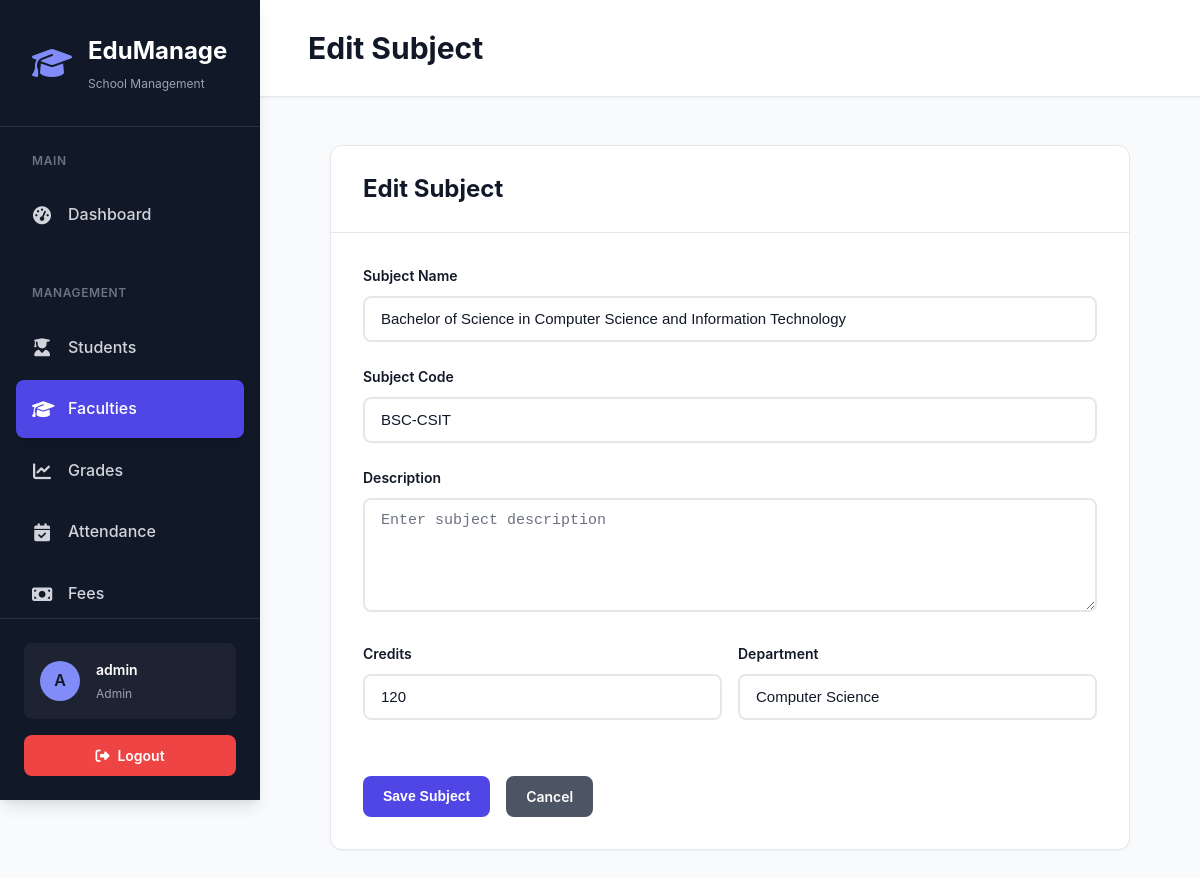
/subjects/1/edit (signed in), run on the app's committed database.
### models.py (models this page shows, shortened)
class User(UserMixin, db.Model):
    __tablename__ = 'user'
    id = db.Column(db.Integer, primary_key=True)
    username = db.Column(db.String(150), unique=True, nullable=False, index=True)
    email = db.Column(db.String(150), unique=True, nullable=False, index=True)
    password_hash = db.Column(db.String(255), nullable=False)
    role = db.Column(db.String(50), default='admin')  # admin, teacher, staff
    first_name = db.Column(db.String(50))
    last_name = db.Column(db.String(50))
    phone = db.Column(db.String(20))
    profile_image = db.Column(db.String(255))
    created_at = db.Column(db.DateTime, default=datetime.utcnow)
    updated_at = db.Column(db.DateTime, default=datetime.utcnow, onupdate=datetime.utcnow)
    last_login = db.Column(db.DateTime)
    is_active = db.Column(db.Boolean, default=True)
    events_created = db.relationship('Event', backref='creator', lazy=True)

class Subject(db.Model):
    __tablename__ = 'subject'
    id = db.Column(db.Integer, primary_key=True)
    name = db.Column(db.String(100), nullable=False, index=True)
    code = db.Column(db.String(20), unique=True, nullable=False, index=True)
    description = db.Column(db.Text)
    credits = db.Column(db.Integer, default=1)
    department = db.Column(db.String(100))
    grade_levels = db.Column(db.String(100))  # Comma-separated grade levels
    max_students = db.Column(db.Integer, default=30)
    is_active = db.Column(db.Boolean, default=True)
    created_at = db.Column(db.DateTime, default=datetime.utcnow)
    updated_at = db.Column(db.DateTime, default=datetime.utcnow, onupdate=datetime.utcnow)
    grades = db.relationship('Grade', backref='subject', lazy='dynamic')
    enrollments = db.relationship('Enrollment', backref='subject', lazy='dynamic')
    teachers = db.relationship('SubjectTeacher', backref='subject', lazy='dynamic')
    assignments = db.relationship('AssignmentTemplate', backref='subject', lazy='dynamic')

### app.py (the view, shortened to what this page needs)
@app.route('/subjects/<int:id>/edit', methods=['GET', 'POST'])
@login_required
@admin_required
def edit_subject(id):
    subject = Subject.query.get_or_404(id)
    form = SubjectForm(obj=subject)
    return render_template('subjects/form.html', form=form, subject=subject, title='Edit Subject')

### forms.py
class SubjectForm(FlaskForm):
    name = StringField('Subject Name', validators=[DataRequired(), Length(max=100)])
    code = StringField('Subject Code', validators=[DataRequired(), Length(max=20)])
    description = TextAreaField('Description', validators=[Optional()])
    credits = IntegerField('Credits', validators=[DataRequired(), NumberRange(min=1, max=10)])
    department = StringField('Department', validators=[Optional(), Length(max=100)])
    submit = SubmitField('Save Subject')

### app.py (called while the page is built, shortened)
@login_manager.user_loader
def load_user(user_id):
    return User.query.get(int(user_id))

def admin_required(f):
    @wraps(f)
    def decorated_function(*args, **kwargs):
        if not current_user.is_authenticated or current_user.role != 'admin':
            flash('Administrator access required.', 'error')
            return redirect(url_for('dashboard'))
        return f(*args, **kwargs)
    return decorated_function

### templates/subjects/form.html (shortened to what this page needs)
{% extends 'base.html' %}
{% block page_title %}{{ title }}{% endblock %}
{% block content %}
<div class="content animate-fade-in-up">
    <div class="card" style="max-width: 800px; margin: 0 auto;">
        <div class="card-header">
            <h2 class="card-title">{{ title }}</h2>
        </div>
        <div class="card-body">
            <form method="POST" action="">
                <div class="form-group">
                    {{ form.name.label(class="form-label") }}
                    {{ form.name(class="form-control", placeholder="e.g., Advanced Mathematics") }}
                </div>
                <div class="form-group">
                    {{ form.code.label(class="form-label") }}
                    {{ form.code(class="form-control", placeholder="e.g., MATH301") }}
                </div>
                <div class="form-group">
                    {{ form.description.label(class="form-label") }}
                    {{ form.description(class="form-control", rows=4, placeholder="Enter subject description") }}
                </div>
                <div style="display: grid; grid-template-columns: 1fr 1fr; gap: 1rem;">
                    <div class="form-group">
                        {{ form.credits.label(class="form-label") }}
                        {{ form.credits(class="form-control", placeholder="3") }}
                    </div>
                    <div class="form-group">
                        {{ form.department.label(class="form-label") }}
                        {{ form.department(class="form-control", placeholder="e.g., Mathematics") }}
                    </div>
                </div>
                <div style="display: flex; gap: 1rem; margin-top: 2rem;">
                    {{ form.submit(class="btn btn-primary") }}
                    <a href="{{ url_for('subjects') }}" class="btn btn-secondary">Cancel</a>
                </div>
            </form>
        </div>
    </div>
</div>
{% endblock %}

### templates/base.html (shortened to what this page needs)
<!DOCTYPE html>
<html lang="en">
<head>
    <link rel="stylesheet" href="https://cdnjs.cloudflare.com/ajax/libs/font-awesome/6.4.0/css/all.min.css">
    <link rel="stylesheet" href="{{ url_for('static', filename='style_modern.css') }}">
</head>
<body>
    {% if current_user.is_authenticated %}
    <div class="app-container">
        <aside class="sidebar" id="sidebar">
            <div class="sidebar-header">
                <a href="{{ url_for('dashboard') }}" class="sidebar-logo">
                    <i class="fas fa-graduation-cap"></i>
                    <div class="sidebar-logo-text">
                        <h1>EduManage</h1>
                        <p>School Management</p>
                    </div>
                </a>
            </div>
            <nav class="sidebar-nav">
                {% if current_user.role == 'student' %}
                <div class="nav-section">
                    <div class="nav-section-title">Student Portal</div>
                    <a href="{{ url_for('student_dashboard') }}" class="nav-link {{ 'active' if request.endpoint == 'student_dashboard' }}">
                        <i class="fas fa-tachometer-alt"></i>
                        <span>Dashboard</span>
                    </a>
                    <a href="{{ url_for('student_profile') }}" class="nav-link {{ 'active' if request.endpoint and 'student_profile' in request.endpoint }}">
                        <i class="fas fa-user"></i>
                        <span>My Profile</span>
                    </a>
                    <a href="{{ url_for('student_my_grades') }}" class="nav-link {{ 'active' if request.endpoint and 'student_my_grades' in request.endpoint }}">
                        <i class="fas fa-star"></i>
                        <span>My Grades</span>
                    </a>
                    <a href="{{ url_for('student_my_attendance') }}" class="nav-link {{ 'active' if request.endpoint and 'student_my_attendance' in request.endpoint }}">
                        <i class="fas fa-calendar-check"></i>
                        <span>My Attendance</span>
                    </a>
                    <a href="{{ url_for('student_my_fees') }}" class="nav-link {{ 'active' if request.endpoint and 'student_my_fees' in request.endpoint }}">
                        <i class="fas fa-money-bill-wave"></i>
                        <span>My Fees</span>
                    </a>
                </div>
                {% else %}
                <div class="nav-section">
                    <div class="nav-section-title">Main</div>
                    <a href="{{ url_for('dashboard') }}" class="nav-link {{ 'active' if request.endpoint == 'dashboard' }}">
                        <i class="fas fa-tachometer-alt"></i>
                        <span>Dashboard</span>
                    </a>
                </div>
                <div class="nav-section">
                    <div class="nav-section-title">Management</div>
                    <a href="{{ url_for('students') }}" class="nav-link {{ 'active' if request.endpoint and 'students' in request.endpoint and 'student_' not in request.endpoint }}">
                        <i class="fas fa-user-graduate"></i>
                        <span>Students</span>
                    </a>
                    <a href="{{ url_for('subjects') }}" class="nav-link {{ 'active' if request.endpoint and 'subject' in request.endpoint }}">
                        <i class="fas fa-graduation-cap"></i>
                        <span>Faculties</span>
                    </a>
                    <a href="{{ url_for('grades') }}" class="nav-link {{ 'active' if request.endpoint and 'grades' == request.endpoint }}">
                        <i class="fas fa-chart-line"></i>
                        <span>Grades</span>
                    </a>
                    <a href="{{ url_for('attendance') }}" class="nav-link {{ 'active' if request.endpoint and 'attendance' == request.endpoint }}">
                        <i class="fas fa-calendar-check"></i>
                        <span>Attendance</span>
                    </a>
                    <a href="{{ url_for('fees') }}" class="nav-link {{ 'active' if request.endpoint and 'fees' in request.endpoint }}">
                        <i class="fas fa-money-bill"></i>
                        <span>Fees</span>
                    </a>
                </div>
                {% endif %}
            </nav>
            <div class="sidebar-footer">
                <div class="user-info">
                    <div class="user-avatar">
                        {% if current_user.role == 'student' %}
                            {{ current_user.username[0].upper() }}{{ current_user.username[1].upper() if current_user.username|length > 1 else '' }}
                        {% else %}
                            {{ current_user.username[0].upper() }}
                        {% endif %}
                    </div>
                    <div class="user-details">
                        <h4>{{ current_user.username }}</h4>
                        <p>{{ current_user.role.title() }}</p>
                    </div>
                </div>
                <a href="{{ url_for('logout') }}" class="btn btn-danger btn-block">
                    <i class="fas fa-sign-out-alt"></i>
                    <span>Logout</span>
                </a>
            </div>
        </aside>
        <main class="main-content">
            <div class="content-header">
                <div class="content-header-inner">
                    <div>
                        <h1 class="page-title">{% block page_title %}Dashboard{% endblock %}</h1>
                    </div>
                </div>
            </div>
            <div class="content-body">
                {% block content %}{% endblock %}
            </div>
        </main>
    </div>
    {% endif %}
</body>
</html>

### data on the page
User: username "A", username "admin", role "Admin"
Subject: name "Bachelor of Science in Computer Science and Information Technology", code "BSC-CSIT", credits "120", department "Computer Science"

### other printed values
{{ title }} "Edit Subject"
